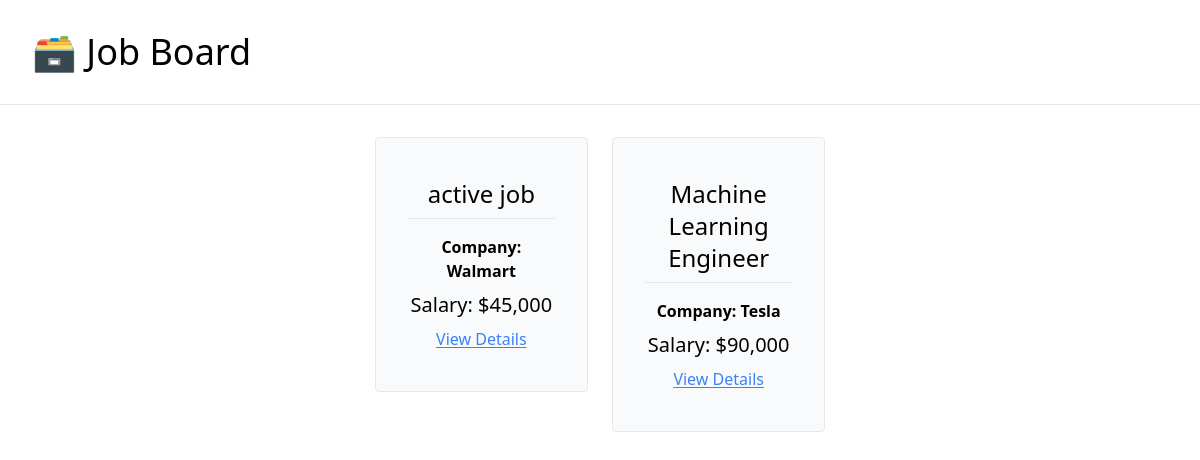
The app's page /, older data.
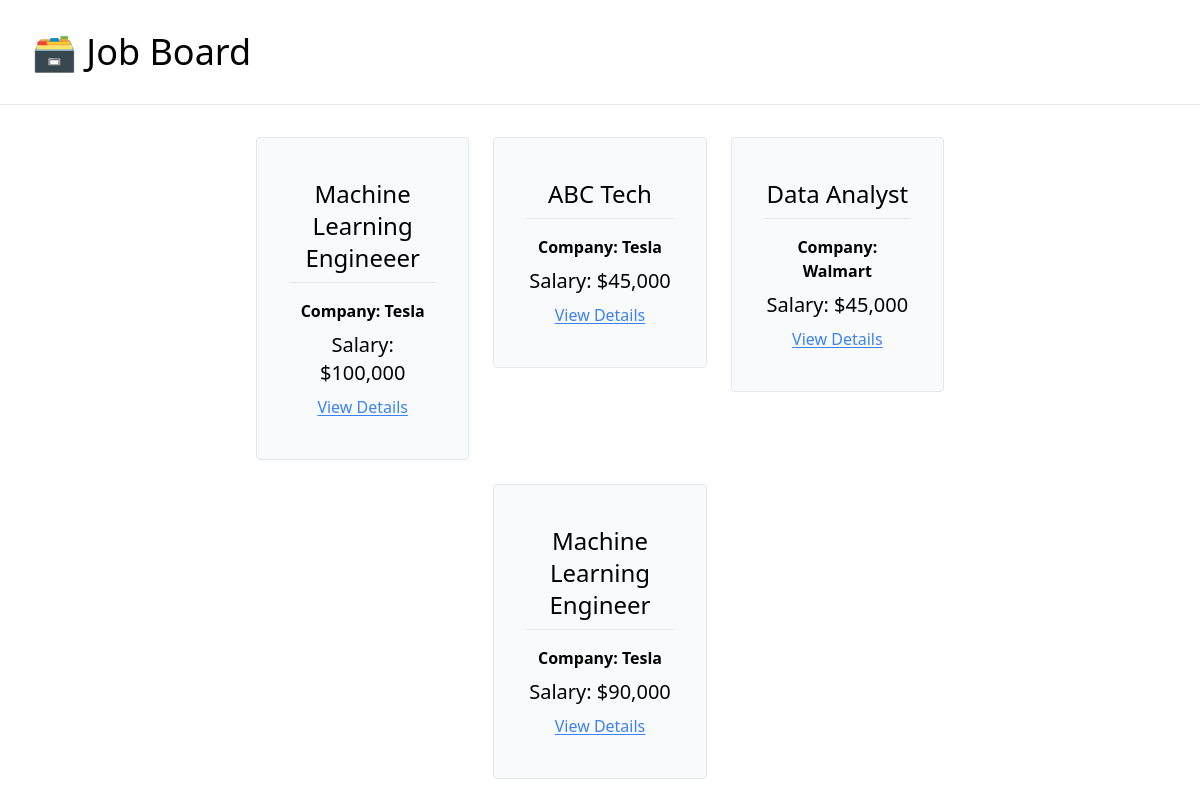
The same page, newer data.
### job_board/models.py (models this page shows, shortened)
class JobPosting(models.Model):
	title = models.CharField(max_length=50)
	description = models.TextField()
	company = models.CharField(max_length=100)
	salary = models.IntegerField()
	is_active = models.BooleanField(default=False)

### job_board/views.py (the view)
# urls.py: path('', index, name="home"),
def index(request):
	active_postings = JobPosting.objects.filter(is_active=True)
	context = {
		'job_postings': active_postings
	}
	return render(request, 'job_board/index.html', context)

### job_board/templates/job_board/index.html
{% extends 'job_board/_base.html' %}
{% load humanize %}
{% block content %}
    <div class="flex justify-center w-10/12 mx-auto flex-wrap gap-6">
        {% for posting in job_postings %}
            <a class="w-1/4 text-center" href="{% url 'job-detail' posting.pk %}">
            <div class="border rounded px-8 py-10 bg-gray-50 hover:bg-gray-100 hover:cursor-pointer">
                <p class="text-2xl pb-2">{{posting.title}}</p>
                <hr class="py-2">
                <p class="font-semibold pb-2">Company: {{posting.company}}</p>
                <p class="text-xl pb-2">Salary: ${{posting.salary|intcomma}}</p>
                <p class="underline underline-offset-2 text-blue-500 hover:text-blue-400">View Details</p>
            </div>
            </a>
        {% endfor %}
    </div>
{% endblock content %}

Row changes from the older to the newer data that the page shows:
now on this page (row edited): JobPosting: title "Machine Learning Engineeer", company "Tesla", salary "100,000"
now on this page (row edited): JobPosting: title "ABC Tech", company "Tesla", salary "45,000"
changed JobPosting "Walmart": title "active job" → "Data Analyst"
